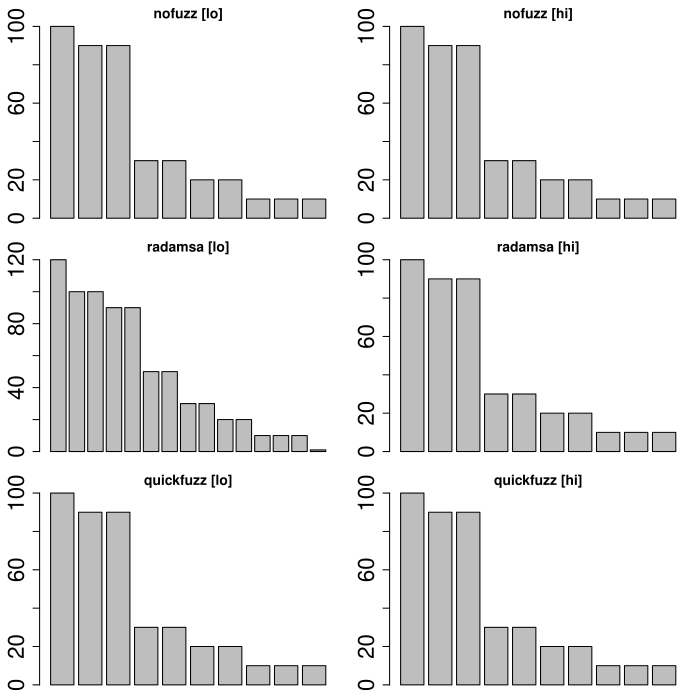

Source code (R):
par(mfrow=c(3,2), mar=c(1,3,2,1))

# , oma=c(2,2,2,2)
#, mai = c(1, 1, 1, 1)

## nofuzz
table <- read.table("nofuzz-lo.data", header = TRUE, sep = ",", quote = "\"")
barplot(sort(table$num, decreasing=TRUE), main="nofuzz [lo]", xlab="",
beside=TRUE, angle=angles, cex.lab=2, cex.axis=2, cex.names=2, cex=2,
args.legend=c(cex=1.15))

table <- read.table("nofuzz-hi.data", header = TRUE, sep = ",", quote = "\"")
barplot(sort(table$num, decreasing=TRUE), main="nofuzz [hi]", xlab="",
beside=TRUE, angle=angles, cex.lab=2, cex.axis=2, cex.names=2, cex=2,
args.legend=c(cex=1.15))

## radamsa
table <- read.table("radamsa-lo.data", header = TRUE, sep = ",", quote = "\"")
barplot(sort(table$num, decreasing=TRUE), main="radamsa [lo]", xlab="",
beside=TRUE, angle=angles, cex.lab=2, cex.axis=2, cex.names=2, cex=2,
args.legend=c(cex=1.15))

table <- read.table("radamsa-hi.data", header = TRUE, sep = ",", quote = "\"")
barplot(sort(table$num, decreasing=TRUE), main="radamsa [hi]", xlab="",
beside=TRUE, angle=angles, cex.lab=2, cex.axis=2, cex.names=2, cex=2,
args.legend=c(cex=1.15))

## quickfuzz
table <- read.table("quickfuzz-lo.data", header = TRUE, sep = ",", quote = "\"")
barplot(sort(table$num, decreasing=TRUE), main="quickfuzz [lo]", xlab="",
beside=TRUE, angle=angles, cex.lab=2, cex.axis=2, cex.names=2, cex=2,
args.legend=c(cex=1.15))

table <- read.table("quickfuzz-hi.data", header = TRUE, sep = ",", quote = "\"")
barplot(sort(table$num, decreasing=TRUE), main="quickfuzz [hi]", xlab="",
beside=TRUE, angle=angles, cex.lab=2, cex.axis=2, cex.names=2, cex=2,
args.legend=c(cex=1.15))
